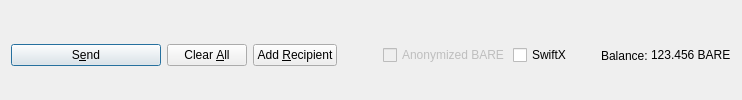
         <widget class="QFrame" name="frame_Send">
          <layout class="QHBoxLayout" name="horizontalLayout">
           <property name="bottomMargin">
            <number>0</number>
           </property>
           <item>
            <widget class="QPushButton" name="sendButton">
             <property name="minimumSize">
              <size>
               <width>150</width>
               <height>0</height>
              </size>
             </property>
             <property name="toolTip">
              <string>Confirm the send action</string>
             </property>
             <property name="text">
              <string>S&amp;end</string>
             </property>
             <property name="icon">
              <iconset resource="../bare.qrc">
               <normaloff>:/icons/send</normaloff>:/icons/send</iconset>
             </property>
             <property name="autoDefault">
              <bool>false</bool>
             </property>
             <property name="default">
              <bool>true</bool>
             </property>
            </widget>
           </item>
           <item>
            <widget class="QPushButton" name="clearButton">
             <property name="sizePolicy">
              <sizepolicy hsizetype="Minimum" vsizetype="Fixed">
               <horstretch>0</horstretch>
               <verstretch>0</verstretch>
              </sizepolicy>
             </property>
             <property name="toolTip">
              <string>Clear all fields of the form.</string>
             </property>
             <property name="text">
              <string>Clear &amp;All</string>
             </property>
             <property name="icon">
              <iconset resource="../bare.qrc">
               <normaloff>:/icons/remove</normaloff>:/icons/remove</iconset>
             </property>
             <property name="autoDefault">
              <bool>false</bool>
             </property>
            </widget>
           </item>
           <item>
            <widget class="QPushButton" name="addButton">
             <property name="toolTip">
              <string>Send to multiple recipients at once</string>
             </property>
             <property name="text">
              <string>Add &amp;Recipient</string>
             </property>
             <property name="icon">
              <iconset resource="../bare.qrc">
               <normaloff>:/icons/add</normaloff>:/icons/add</iconset>
             </property>
             <property name="autoDefault">
              <bool>false</bool>
             </property>
            </widget>
           </item>
           <item>
            <spacer name="horizontalSpacer">
             <property name="orientation">
              <enum>Qt::Horizontal</enum>
             </property>
             <property name="sizeHint" stdset="0">
              <size>
               <width>40</width>
               <height>20</height>
              </size>
             </property>
            </spacer>
           </item>
           <item>
            <layout class="QHBoxLayout" name="horizontalLayout_2">
             <property name="spacing">
              <number>3</number>
             </property>
             <item>
              <widget class="QCheckBox" name="checkzBARE">
               <property name="enabled">
                <bool>false</bool>
               </property>
               <property name="text">
                <string>Anonymized BARE</string>
               </property>
              </widget>
             </item>
             <item>
              <widget class="QCheckBox" name="checkSwiftTX">
               <property name="enabled">
                <bool>true</bool>
               </property>
               <property name="minimumSize">
                <size>
                 <width>85</width>
                 <height>0</height>
                </size>
               </property>
               <property name="text">
                <string>SwiftX</string>
               </property>
              </widget>
             </item>
             <item>
              <widget class="QLabel" name="label">
               <property name="text">
                <string>Balance:</string>
               </property>
              </widget>
             </item>
             <item>
              <widget class="QLabel" name="labelBalance">
               <property name="sizePolicy">
                <sizepolicy hsizetype="Preferred" vsizetype="Fixed">
                 <horstretch>0</horstretch>
                 <verstretch>0</verstretch>
                </sizepolicy>
               </property>
               <property name="cursor">
                <cursorShape>IBeamCursor</cursorShape>
               </property>
               <property name="text">
                <string notr="true">123.456 BARE</string>
               </property>
               <property name="textInteractionFlags">
                <set>Qt::LinksAccessibleByMouse|Qt::TextSelectableByKeyboard|Qt::TextSelectableByMouse</set>
               </property>
              </widget>
             </item>
            </layout>
           </item>
          </layout>
         </widget>
